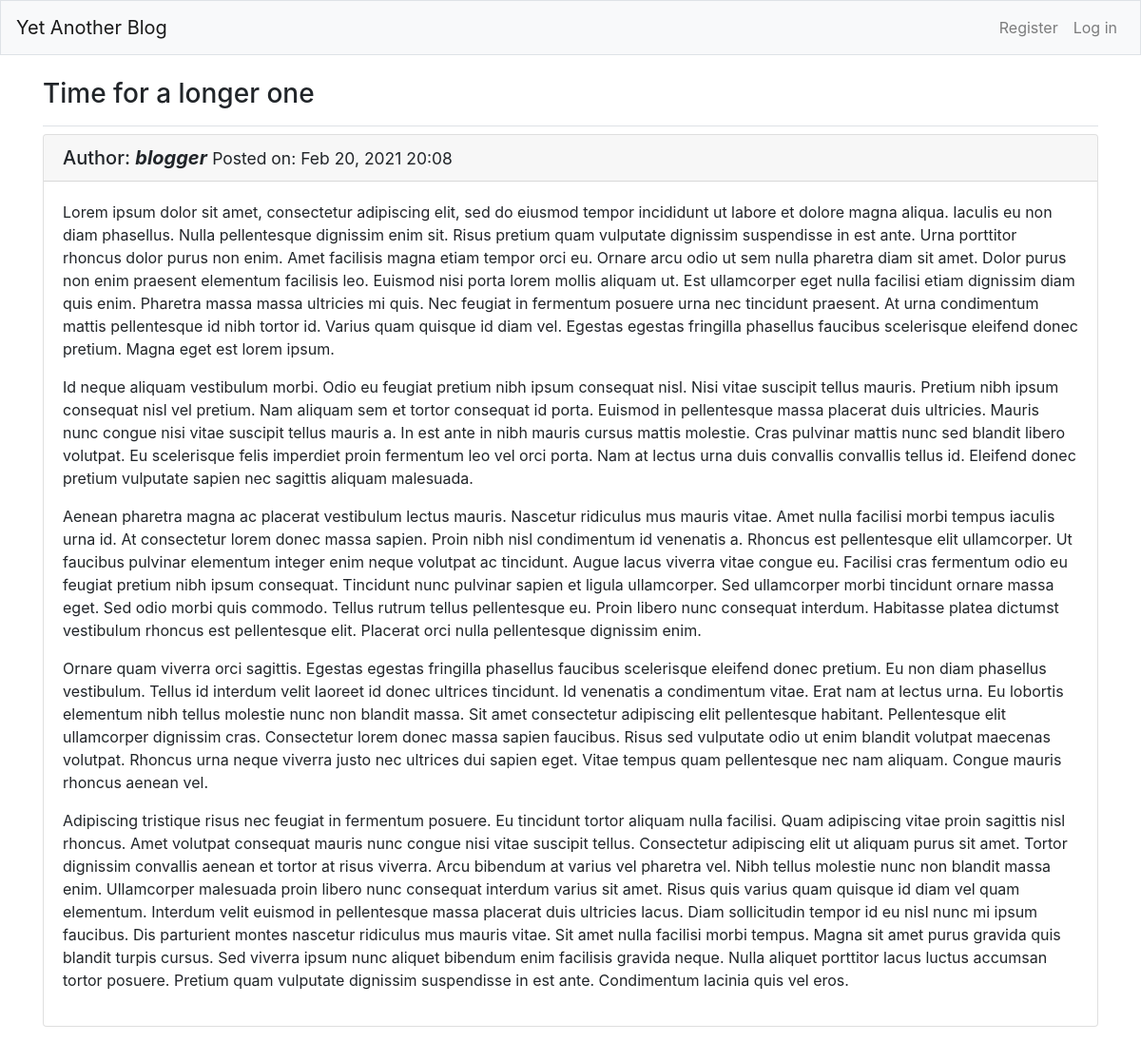
The page /post/2 on the database as committed earlier.
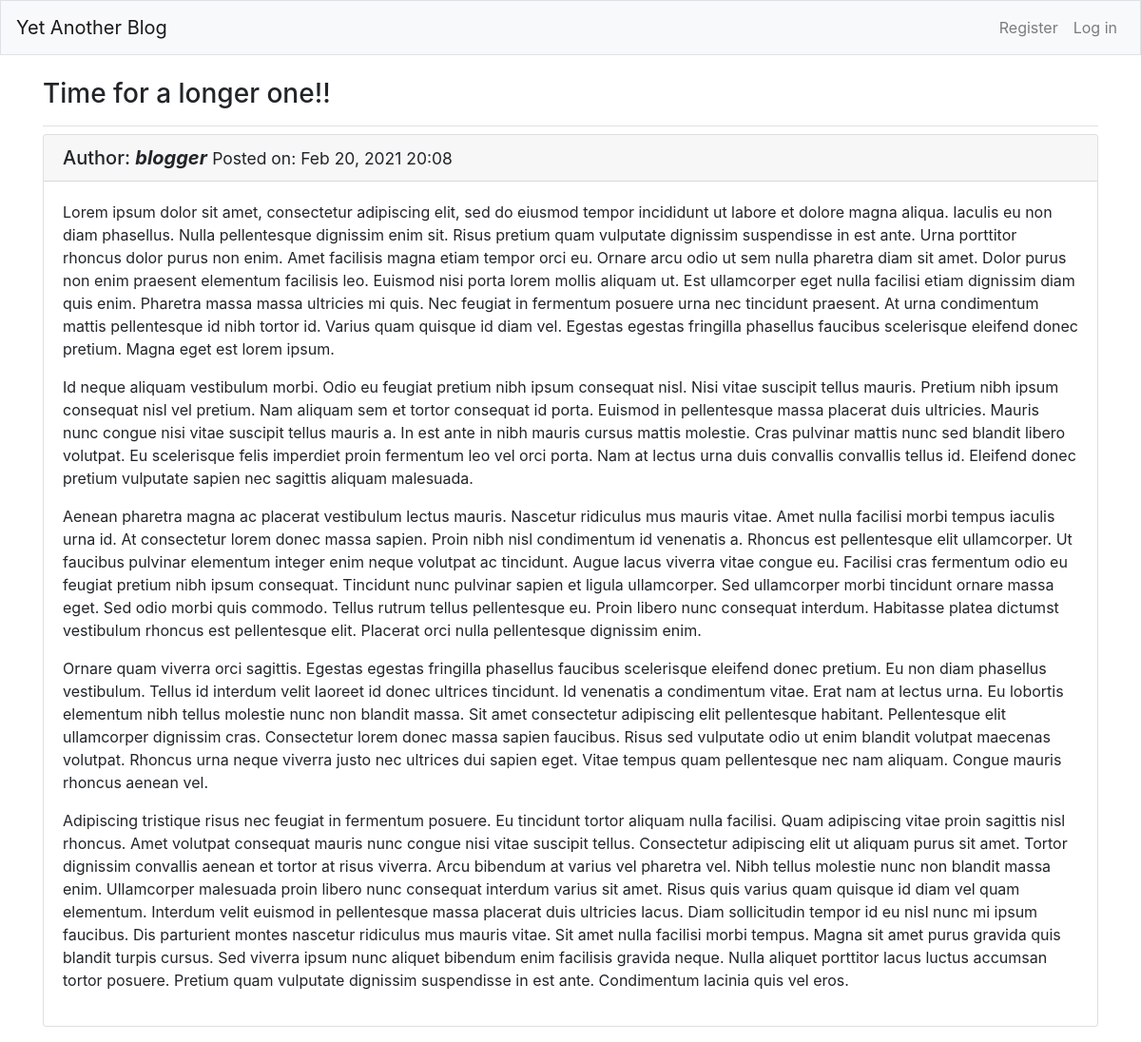
The same page on the database as committed later.
### blogs/models.py (models this page shows, shortened)
class BlogPost(models.Model):
    title = models.CharField(max_length=200)
    text = models.TextField()
    date_added = models.DateTimeField(auto_now_add=True)
    author = models.ForeignKey(User, on_delete=models.CASCADE)

### blogs/views.py (the view)
# urls.py: path('post/<int:post_id>', views.post, name='post'),
def post(request, post_id):
    post = BlogPost.objects.get(id=post_id)
    context = {'post': post}
    return render(request, 'blogs/post.html', context)

### blogs/templates/blogs/post.html (shortened to what this page needs)
{% extends "blogs/base.html" %}
{% block page_header %}
  <h3>{{ post.title }}</h3>
{% endblock page_header %}
{% block content %}
    <div class="card mb-3">
      <h5 class="card-header">
        Author: <i><b>{{ post.author }}</b></i>
        <small>Posted on: {{ post.date_added|date:'M d, Y H:i' }}</small>
      </h5>
      <div class="card-body">
        {{ post.text|linebreaks }}
      </div>
    </div>
{% endblock content %}

Rows that differ between the two databases and show on the page:
changed BlogPost "blogger": title "Time for a longer one" → "Time for a longer one!!"
